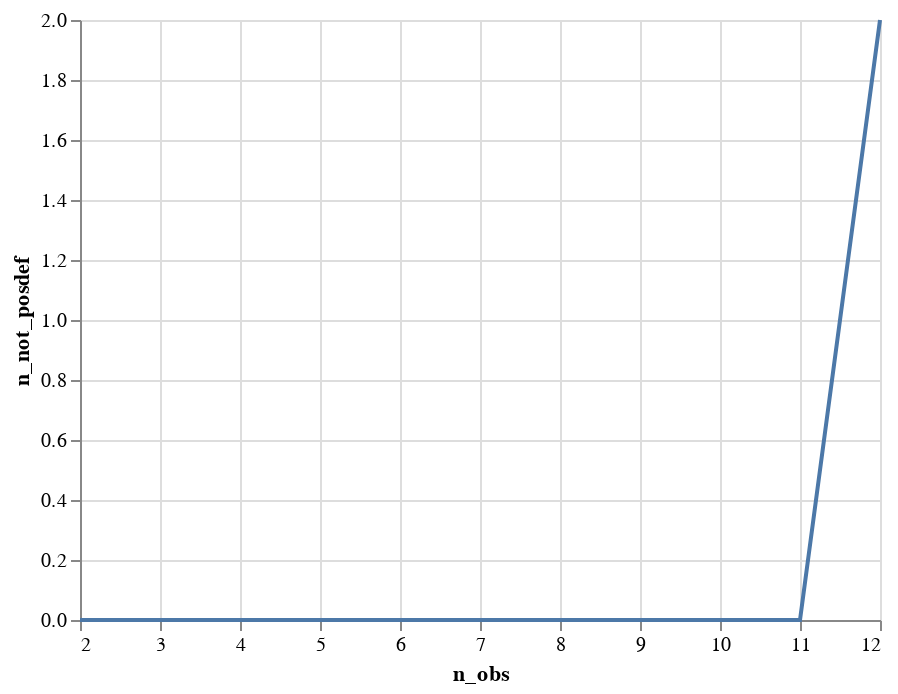

Notebook cell for this chart:
### Code cell
alt.Chart(pd.DataFrame(total_warn, columns=["n_obs", "n_not_posdef"])).mark_line().encode(alt.X("n_obs"), alt.Y("n_not_posdef"))

### Figure 1 — Vega-Lite specification as saved in the notebook (floating-point values rounded to 4 significant figures)
{"config": {"view": {"continuousWidth": 400, "continuousHeight": 300}}, "data": {"name": "data-b10bc7f46a07a942ba21433b332eb9de"}, "mark": "line", "encoding": {"x": {"field": "n_obs", "type": "quantitative"}, "y": {"field": "n_not_posdef", "type": "quantitative"}}, "$schema": "https://vega.github.io/schema/vega-lite/v4.17.0.json", "datasets": {"data-b10bc7f46a07a942ba21433b332eb9de": [{"n_obs": 2, "n_not_posdef": 0}, {"n_obs": 3, "n_not_posdef": 0}, {"n_obs": 4, "n_not_posdef": 0}, {"n_obs": 5, "n_not_posdef": 0}, {"n_obs": 6, "n_not_posdef": 0}, {"n_obs": 7, "n_not_posdef": 0}, {"n_obs": 8, "n_not_posdef": 0}, {"n_obs": 9, "n_not_posdef": 0}, {"n_obs": 10, "n_not_posdef": 0}, {"n_obs": 11, "n_not_posdef": 0}, {"n_obs": 12, "n_not_posdef": 2}]}}
